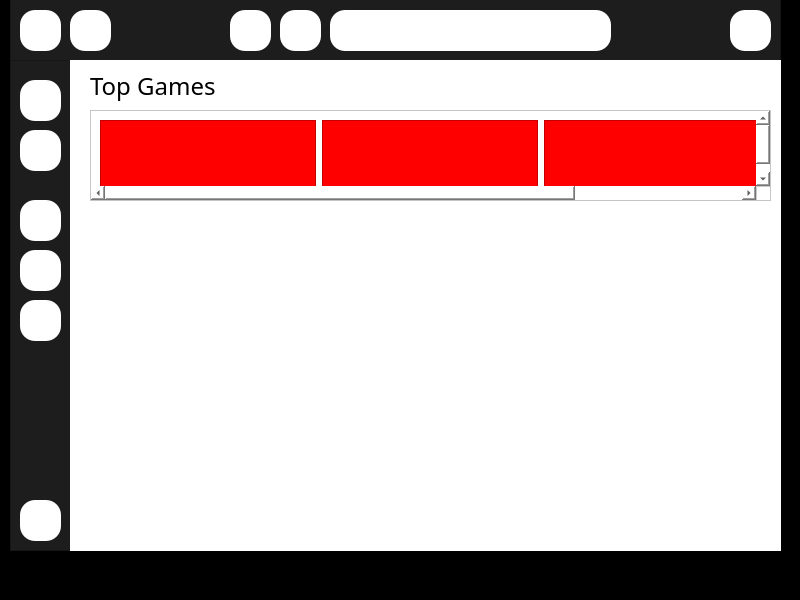
<?xml version="1.0" encoding="UTF-8"?>
<ui version="4.0">
 <class>MainWindow</class>
 <widget class="QMainWindow" name="MainWindow">
  <property name="geometry">
   <rect>
    <x>0</x>
    <y>0</y>
    <width>800</width>
    <height>600</height>
   </rect>
  </property>
  <property name="windowTitle">
   <string>MainWindow</string>
  </property>
  <property name="styleSheet">
   <string notr="true">background-color:black</string>
  </property>
  <widget class="QWidget" name="centralwidget">
   <widget class="QFrame" name="frame">
    <property name="geometry">
     <rect>
      <x>10</x>
      <y>40</y>
      <width>61</width>
      <height>511</height>
     </rect>
    </property>
    <property name="styleSheet">
     <string notr="true">background-color:rgb(29,29,29);</string>
    </property>
    <property name="frameShape">
     <enum>QFrame::StyledPanel</enum>
    </property>
    <property name="frameShadow">
     <enum>QFrame::Raised</enum>
    </property>
    <widget class="QPushButton" name="pushButton">
     <property name="geometry">
      <rect>
       <x>10</x>
       <y>10</y>
       <width>41</width>
       <height>41</height>
      </rect>
     </property>
     <property name="styleSheet">
      <string notr="true">background-color:white;
border-radius:15px;</string>
     </property>
     <property name="text">
      <string/>
     </property>
     <property name="icon">
      <iconset>
       <normaloff>../../../Downloads/2849819_multimedia_construction_building_home_house_icon.png</normaloff>../../../Downloads/2849819_multimedia_construction_building_home_house_icon.png</iconset>
     </property>
     <property name="iconSize">
      <size>
       <width>32</width>
       <height>32</height>
      </size>
     </property>
    </widget>
    <widget class="QPushButton" name="pushButton_2">
     <property name="geometry">
      <rect>
       <x>10</x>
       <y>60</y>
       <width>41</width>
       <height>41</height>
      </rect>
     </property>
     <property name="styleSheet">
      <string notr="true">background-color:white;
border-radius:15px;</string>
     </property>
     <property name="text">
      <string/>
     </property>
     <property name="icon">
      <iconset>
       <normaloff>../../../Downloads/3844432_magnifier_search_zoom_icon.png</normaloff>../../../Downloads/3844432_magnifier_search_zoom_icon.png</iconset>
     </property>
     <property name="iconSize">
      <size>
       <width>32</width>
       <height>32</height>
      </size>
     </property>
    </widget>
    <widget class="QPushButton" name="pushButton_3">
     <property name="geometry">
      <rect>
       <x>10</x>
       <y>130</y>
       <width>41</width>
       <height>41</height>
      </rect>
     </property>
     <property name="styleSheet">
      <string notr="true">background-color:white;
border-radius:15px;</string>
     </property>
     <property name="text">
      <string/>
     </property>
     <property name="icon">
      <iconset>
       <normaloff>../../../Downloads/Remove-bg.ai_1729421014492.png</normaloff>../../../Downloads/Remove-bg.ai_1729421014492.png</iconset>
     </property>
     <property name="iconSize">
      <size>
       <width>80</width>
       <height>80</height>
      </size>
     </property>
    </widget>
    <widget class="QPushButton" name="pushButton_4">
     <property name="geometry">
      <rect>
       <x>10</x>
       <y>180</y>
       <width>41</width>
       <height>41</height>
      </rect>
     </property>
     <property name="styleSheet">
      <string notr="true">background-color:white;
border-radius:15px;</string>
     </property>
     <property name="text">
      <string/>
     </property>
     <property name="icon">
      <iconset>
       <normaloff>../../../Downloads/2849819_multimedia_construction_building_home_house_icon.png</normaloff>../../../Downloads/2849819_multimedia_construction_building_home_house_icon.png</iconset>
     </property>
     <property name="iconSize">
      <size>
       <width>32</width>
       <height>32</height>
      </size>
     </property>
    </widget>
    <widget class="QPushButton" name="pushButton_5">
     <property name="geometry">
      <rect>
       <x>10</x>
       <y>230</y>
       <width>41</width>
       <height>41</height>
      </rect>
     </property>
     <property name="styleSheet">
      <string notr="true">background-color:white;
border-radius:15px;</string>
     </property>
     <property name="text">
      <string/>
     </property>
     <property name="icon">
      <iconset>
       <normaloff>../../../Downloads/2849819_multimedia_construction_building_home_house_icon.png</normaloff>../../../Downloads/2849819_multimedia_construction_building_home_house_icon.png</iconset>
     </property>
     <property name="iconSize">
      <size>
       <width>32</width>
       <height>32</height>
      </size>
     </property>
    </widget>
    <widget class="QPushButton" name="pushButton_6">
     <property name="geometry">
      <rect>
       <x>10</x>
       <y>460</y>
       <width>41</width>
       <height>41</height>
      </rect>
     </property>
     <property name="styleSheet">
      <string notr="true">background-color:white;
border-radius:15px;</string>
     </property>
     <property name="text">
      <string/>
     </property>
     <property name="icon">
      <iconset>
       <normaloff>../../../Downloads/2849819_multimedia_construction_building_home_house_icon.png</normaloff>../../../Downloads/2849819_multimedia_construction_building_home_house_icon.png</iconset>
     </property>
     <property name="iconSize">
      <size>
       <width>32</width>
       <height>32</height>
      </size>
     </property>
    </widget>
    <widget class="QFrame" name="frame_2">
     <property name="geometry">
      <rect>
       <x>0</x>
       <y>0</y>
       <width>61</width>
       <height>511</height>
      </rect>
     </property>
     <property name="styleSheet">
      <string notr="true">background-color:rgb(29,29,29);</string>
     </property>
     <property name="frameShape">
      <enum>QFrame::StyledPanel</enum>
     </property>
     <property name="frameShadow">
      <enum>QFrame::Raised</enum>
     </property>
     <widget class="QPushButton" name="pushButton_7">
      <property name="geometry">
       <rect>
        <x>10</x>
        <y>10</y>
        <width>41</width>
        <height>41</height>
       </rect>
      </property>
      <property name="styleSheet">
       <string notr="true">background-color:white;
border-radius:15px;</string>
      </property>
      <property name="text">
       <string/>
      </property>
      <property name="icon">
       <iconset>
        <normaloff>../../../Downloads/2849819_multimedia_construction_building_home_house_icon.png</normaloff>../../../Downloads/2849819_multimedia_construction_building_home_house_icon.png</iconset>
      </property>
      <property name="iconSize">
       <size>
        <width>32</width>
        <height>32</height>
       </size>
      </property>
     </widget>
     <widget class="QPushButton" name="pushButton_8">
      <property name="geometry">
       <rect>
        <x>10</x>
        <y>60</y>
        <width>41</width>
        <height>41</height>
       </rect>
      </property>
      <property name="styleSheet">
       <string notr="true">background-color:white;
border-radius:15px;</string>
      </property>
      <property name="text">
       <string/>
      </property>
      <property name="icon">
       <iconset>
        <normaloff>../../../Downloads/3844432_magnifier_search_zoom_icon.png</normaloff>../../../Downloads/3844432_magnifier_search_zoom_icon.png</iconset>
      </property>
      <property name="iconSize">
       <size>
        <width>32</width>
        <height>32</height>
       </size>
      </property>
     </widget>
     <widget class="QPushButton" name="pushButton_9">
      <property name="geometry">
       <rect>
        <x>10</x>
        <y>130</y>
        <width>41</width>
        <height>41</height>
       </rect>
      </property>
      <property name="styleSheet">
       <string notr="true">background-color:white;
border-radius:15px;</string>
      </property>
      <property name="text">
       <string/>
      </property>
      <property name="icon">
       <iconset>
        <normaloff>../../../Downloads/Remove-bg.ai_1729421014492.png</normaloff>../../../Downloads/Remove-bg.ai_1729421014492.png</iconset>
      </property>
      <property name="iconSize">
       <size>
        <width>80</width>
        <height>80</height>
       </size>
      </property>
     </widget>
     <widget class="QPushButton" name="pushButton_10">
      <property name="geometry">
       <rect>
        <x>10</x>
        <y>180</y>
        <width>41</width>
        <height>41</height>
       </rect>
      </property>
      <property name="styleSheet">
       <string notr="true">background-color:white;
border-radius:15px;</string>
      </property>
      <property name="text">
       <string/>
      </property>
      <property name="icon">
       <iconset>
        <normaloff>../../../Downloads/2849819_multimedia_construction_building_home_house_icon.png</normaloff>../../../Downloads/2849819_multimedia_construction_building_home_house_icon.png</iconset>
      </property>
      <property name="iconSize">
       <size>
        <width>32</width>
        <height>32</height>
       </size>
      </property>
     </widget>
     <widget class="QPushButton" name="pushButton_11">
      <property name="geometry">
       <rect>
        <x>10</x>
        <y>230</y>
        <width>41</width>
        <height>41</height>
       </rect>
      </property>
      <property name="styleSheet">
       <string notr="true">background-color:white;
border-radius:15px;</string>
      </property>
      <property name="text">
       <string/>
      </property>
      <property name="icon">
       <iconset>
        <normaloff>../../../Downloads/2849819_multimedia_construction_building_home_house_icon.png</normaloff>../../../Downloads/2849819_multimedia_construction_building_home_house_icon.png</iconset>
      </property>
      <property name="iconSize">
       <size>
        <width>32</width>
        <height>32</height>
       </size>
      </property>
     </widget>
     <widget class="QPushButton" name="pushButton_12">
      <property name="geometry">
       <rect>
        <x>10</x>
        <y>460</y>
        <width>41</width>
        <height>41</height>
       </rect>
      </property>
      <property name="styleSheet">
       <string notr="true">background-color:white;
border-radius:15px;</string>
      </property>
      <property name="text">
       <string/>
      </property>
      <property name="icon">
       <iconset>
        <normaloff>../../../Downloads/2849819_multimedia_construction_building_home_house_icon.png</normaloff>../../../Downloads/2849819_multimedia_construction_building_home_house_icon.png</iconset>
      </property>
      <property name="iconSize">
       <size>
        <width>32</width>
        <height>32</height>
       </size>
      </property>
     </widget>
     <widget class="QFrame" name="frame_3">
      <property name="geometry">
       <rect>
        <x>0</x>
        <y>0</y>
        <width>61</width>
        <height>511</height>
       </rect>
      </property>
      <property name="styleSheet">
       <string notr="true">background-color:rgb(29,29,29);</string>
      </property>
      <property name="frameShape">
       <enum>QFrame::StyledPanel</enum>
      </property>
      <property name="frameShadow">
       <enum>QFrame::Raised</enum>
      </property>
      <widget class="QPushButton" name="pushButton_13">
       <property name="geometry">
        <rect>
         <x>10</x>
         <y>10</y>
         <width>41</width>
         <height>41</height>
        </rect>
       </property>
       <property name="styleSheet">
        <string notr="true">background-color:white;
border-radius:15px;</string>
       </property>
       <property name="text">
        <string/>
       </property>
       <property name="icon">
        <iconset>
         <normaloff>../../../Downloads/2849819_multimedia_construction_building_home_house_icon.png</normaloff>../../../Downloads/2849819_multimedia_construction_building_home_house_icon.png</iconset>
       </property>
       <property name="iconSize">
        <size>
         <width>32</width>
         <height>32</height>
        </size>
       </property>
      </widget>
      <widget class="QPushButton" name="pushButton_14">
       <property name="geometry">
        <rect>
         <x>10</x>
         <y>60</y>
         <width>41</width>
         <height>41</height>
        </rect>
       </property>
       <property name="styleSheet">
        <string notr="true">background-color:white;
border-radius:15px;</string>
       </property>
       <property name="text">
        <string/>
       </property>
       <property name="icon">
        <iconset>
         <normaloff>../../../Downloads/3844432_magnifier_search_zoom_icon.png</normaloff>../../../Downloads/3844432_magnifier_search_zoom_icon.png</iconset>
       </property>
       <property name="iconSize">
        <size>
         <width>32</width>
         <height>32</height>
        </size>
       </property>
      </widget>
      <widget class="QPushButton" name="pushButton_15">
       <property name="geometry">
        <rect>
         <x>10</x>
         <y>130</y>
         <width>41</width>
         <height>41</height>
        </rect>
       </property>
       <property name="styleSheet">
        <string notr="true">background-color:white;
border-radius:15px;</string>
       </property>
       <property name="text">
        <string/>
       </property>
       <property name="icon">
        <iconset>
         <normaloff>../../../Downloads/Remove-bg.ai_1729421014492.png</normaloff>../../../Downloads/Remove-bg.ai_1729421014492.png</iconset>
       </property>
       <property name="iconSize">
        <size>
         <width>80</width>
         <height>80</height>
        </size>
       </property>
      </widget>
      <widget class="QPushButton" name="pushButton_16">
       <property name="geometry">
        <rect>
         <x>10</x>
         <y>180</y>
         <width>41</width>
         <height>41</height>
        </rect>
       </property>
       <property name="styleSheet">
        <string notr="true">background-color:white;
border-radius:15px;</string>
       </property>
       <property name="text">
        <string/>
       </property>
       <property name="icon">
        <iconset>
         <normaloff>../../../Downloads/2849819_multimedia_construction_building_home_house_icon.png</normaloff>../../../Downloads/2849819_multimedia_construction_building_home_house_icon.png</iconset>
       </property>
       <property name="iconSize">
        <size>
         <width>32</width>
         <height>32</height>
        </size>
       </property>
      </widget>
      <widget class="QPushButton" name="pushButton_17">
       <property name="geometry">
        <rect>
         <x>10</x>
         <y>230</y>
         <width>41</width>
         <height>41</height>
        </rect>
       </property>
       <property name="styleSheet">
        <string notr="true">background-color:white;
border-radius:15px;</string>
       </property>
       <property name="text">
        <string/>
       </property>
       <property name="icon">
        <iconset>
         <normaloff>../../../Downloads/2849819_multimedia_construction_building_home_house_icon.png</normaloff>../../../Downloads/2849819_multimedia_construction_building_home_house_icon.png</iconset>
       </property>
       <property name="iconSize">
        <size>
         <width>32</width>
         <height>32</height>
        </size>
       </property>
      </widget>
      <widget class="QPushButton" name="pushButton_18">
       <property name="geometry">
        <rect>
         <x>10</x>
         <y>460</y>
         <width>41</width>
         <height>41</height>
        </rect>
       </property>
       <property name="styleSheet">
        <string notr="true">background-color:white;
border-radius:15px;</string>
       </property>
       <property name="text">
        <string/>
       </property>
       <property name="icon">
        <iconset>
         <normaloff>../../../Downloads/2849819_multimedia_construction_building_home_house_icon.png</normaloff>../../../Downloads/2849819_multimedia_construction_building_home_house_icon.png</iconset>
       </property>
       <property name="iconSize">
        <size>
         <width>32</width>
         <height>32</height>
        </size>
       </property>
      </widget>
      <widget class="QFrame" name="frame_4">
       <property name="geometry">
        <rect>
         <x>0</x>
         <y>0</y>
         <width>61</width>
         <height>511</height>
        </rect>
       </property>
       <property name="styleSheet">
        <string notr="true">background-color:rgb(29,29,29);</string>
       </property>
       <property name="frameShape">
        <enum>QFrame::StyledPanel</enum>
       </property>
       <property name="frameShadow">
        <enum>QFrame::Raised</enum>
       </property>
       <widget class="QPushButton" name="pushButton_19">
        <property name="geometry">
         <rect>
          <x>10</x>
          <y>40</y>
          <width>41</width>
          <height>41</height>
         </rect>
        </property>
        <property name="styleSheet">
         <string notr="true">background-color:white;
border-radius:15px;</string>
        </property>
        <property name="text">
         <string/>
        </property>
        <property name="icon">
         <iconset>
          <normaloff>../../../Downloads/2849819_multimedia_construction_building_home_house_icon.png</normaloff>../../../Downloads/2849819_multimedia_construction_building_home_house_icon.png</iconset>
        </property>
        <property name="iconSize">
         <size>
          <width>32</width>
          <height>32</height>
         </size>
        </property>
       </widget>
       <widget class="QPushButton" name="pushButton_20">
        <property name="geometry">
         <rect>
          <x>10</x>
          <y>90</y>
          <width>41</width>
          <height>41</height>
         </rect>
        </property>
        <property name="styleSheet">
         <string notr="true">background-color:white;
border-radius:15px;</string>
        </property>
        <property name="text">
         <string/>
        </property>
        <property name="icon">
         <iconset>
          <normaloff>../../../Downloads/3844432_magnifier_search_zoom_icon.png</normaloff>../../../Downloads/3844432_magnifier_search_zoom_icon.png</iconset>
        </property>
        <property name="iconSize">
         <size>
          <width>32</width>
          <height>32</height>
         </size>
        </property>
       </widget>
       <widget class="QPushButton" name="pushButton_21">
        <property name="geometry">
         <rect>
          <x>10</x>
          <y>160</y>
          <width>41</width>
          <height>41</height>
         </rect>
        </property>
        <property name="styleSheet">
         <string notr="true">background-color:white;
border-radius:15px;</string>
        </property>
        <property name="text">
         <string/>
        </property>
        <property name="icon">
         <iconset>
          <normaloff>../../../Downloads/Remove-bg.ai_1729421014492.png</normaloff>../../../Downloads/Remove-bg.ai_1729421014492.png</iconset>
        </property>
        <property name="iconSize">
         <size>
          <width>80</width>
          <height>80</height>
         </size>
        </property>
       </widget>
       <widget class="QPushButton" name="pushButton_22">
        <property name="geometry">
         <rect>
          <x>10</x>
          <y>210</y>
          <width>41</width>
          <height>41</height>
         </rect>
        </property>
        <property name="styleSheet">
         <string notr="true">background-color:white;
border-radius:15px;</string>
        </property>
        <property name="text">
         <string/>
        </property>
        <property name="icon">
         <iconset>
          <normaloff>../../../Downloads/Remove-bg.ai_1729422202464.png</normaloff>../../../Downloads/Remove-bg.ai_1729422202464.png</iconset>
        </property>
        <property name="iconSize">
         <size>
          <width>38</width>
          <height>38</height>
         </size>
        </property>
       </widget>
       <widget class="QPushButton" name="pushButton_23">
        <property name="geometry">
         <rect>
          <x>10</x>
          <y>260</y>
          <width>41</width>
          <height>41</height>
         </rect>
        </property>
        <property name="styleSheet">
         <string notr="true">background-color:white;
border-radius:15px;</string>
        </property>
        <property name="text">
         <string/>
        </property>
        <property name="icon">
         <iconset>
          <normaloff>../../../Downloads/Remove-bg.ai_1729422327330.png</normaloff>../../../Downloads/Remove-bg.ai_1729422327330.png</iconset>
        </property>
        <property name="iconSize">
         <size>
          <width>32</width>
          <height>32</height>
         </size>
        </property>
       </widget>
       <widget class="QPushButton" name="pushButton_24">
        <property name="geometry">
         <rect>
          <x>10</x>
          <y>460</y>
          <width>41</width>
          <height>41</height>
         </rect>
        </property>
        <property name="styleSheet">
         <string notr="true">background-color:white;
border-radius:15px;</string>
        </property>
        <property name="text">
         <string/>
        </property>
        <property name="icon">
         <iconset>
          <normaloff>../../../Downloads/2849819_multimedia_construction_building_home_house_icon.png</normaloff>../../../Downloads/2849819_multimedia_construction_building_home_house_icon.png</iconset>
        </property>
        <property name="iconSize">
         <size>
          <width>32</width>
          <height>32</height>
         </size>
        </property>
       </widget>
      </widget>
     </widget>
    </widget>
   </widget>
   <widget class="QFrame" name="frame_5">
    <property name="geometry">
     <rect>
      <x>10</x>
      <y>-10</y>
      <width>771</width>
      <height>71</height>
     </rect>
    </property>
    <property name="styleSheet">
     <string notr="true">background-color:rgb(29,29,29);</string>
    </property>
    <property name="frameShape">
     <enum>QFrame::StyledPanel</enum>
    </property>
    <property name="frameShadow">
     <enum>QFrame::Raised</enum>
    </property>
    <widget class="QPushButton" name="pushButton_25">
     <property name="geometry">
      <rect>
       <x>10</x>
       <y>20</y>
       <width>41</width>
       <height>41</height>
      </rect>
     </property>
     <property name="styleSheet">
      <string notr="true">background-color:white;
border-radius:15px;</string>
     </property>
     <property name="text">
      <string/>
     </property>
     <property name="icon">
      <iconset>
       <normaloff>../../../Downloads/2849819_multimedia_construction_building_home_house_icon.png</normaloff>../../../Downloads/2849819_multimedia_construction_building_home_house_icon.png</iconset>
     </property>
     <property name="iconSize">
      <size>
       <width>32</width>
       <height>32</height>
      </size>
     </property>
    </widget>
    <widget class="QPushButton" name="pushButton_26">
     <property name="geometry">
      <rect>
       <x>60</x>
       <y>20</y>
       <width>41</width>
       <height>41</height>
      </rect>
     </property>
     <property name="styleSheet">
      <string notr="true">background-color:white;
border-radius:15px;</string>
     </property>
     <property name="text">
      <string/>
     </property>
     <property name="icon">
      <iconset>
       <normaloff>../../../Downloads/2849819_multimedia_construction_building_home_house_icon.png</normaloff>../../../Downloads/2849819_multimedia_construction_building_home_house_icon.png</iconset>
     </property>
     <property name="iconSize">
      <size>
       <width>32</width>
       <height>32</height>
      </size>
     </property>
    </widget>
    <widget class="QPushButton" name="pushButton_27">
     <property name="geometry">
      <rect>
       <x>220</x>
       <y>20</y>
       <width>41</width>
       <height>41</height>
      </rect>
     </property>
     <property name="styleSheet">
      <string notr="true">background-color:white;
border-radius:15px;</string>
     </property>
     <property name="text">
      <string/>
     </property>
     <property name="icon">
      <iconset>
       <normaloff>../../../Downloads/2849819_multimedia_construction_building_home_house_icon.png</normaloff>../../../Downloads/2849819_multimedia_construction_building_home_house_icon.png</iconset>
     </property>
     <property name="iconSize">
      <size>
       <width>32</width>
       <height>32</height>
      </size>
     </property>
    </widget>
    <widget class="QPushButton" name="pushButton_28">
     <property name="geometry">
      <rect>
       <x>270</x>
       <y>20</y>
       <width>41</width>
       <height>41</height>
      </rect>
     </property>
     <property name="styleSheet">
      <string notr="true">background-color:white;
border-radius:15px;</string>
     </property>
     <property name="text">
      <string/>
     </property>
     <property name="icon">
      <iconset>
       <normaloff>../../../Downloads/3844432_magnifier_search_zoom_icon.png</normaloff>../../../Downloads/3844432_magnifier_search_zoom_icon.png</iconset>
     </property>
     <property name="iconSize">
      <size>
       <width>32</width>
       <height>32</height>
      </size>
     </property>
    </widget>
    <widget class="QPushButton" name="pushButton_29">
     <property name="geometry">
      <rect>
       <x>320</x>
       <y>20</y>
       <width>281</width>
       <height>41</height>
      </rect>
     </property>
     <property name="styleSheet">
      <string notr="true">background-color:white;
border-radius:15px;</string>
     </property>
     <property name="text">
      <string/>
     </property>
     <property name="icon">
      <iconset>
       <normaloff>../../../Downloads/2849819_multimedia_construction_building_home_house_icon.png</normaloff>../../../Downloads/2849819_multimedia_construction_building_home_house_icon.png</iconset>
     </property>
     <property name="iconSize">
      <size>
       <width>32</width>
       <height>32</height>
      </size>
     </property>
    </widget>
    <widget class="QPushButton" name="pushButton_30">
     <property name="geometry">
      <rect>
       <x>720</x>
       <y>20</y>
       <width>41</width>
       <height>41</height>
      </rect>
     </property>
     <property name="styleSheet">
      <string notr="true">background-color:white;
border-radius:15px;</string>
     </property>
     <property name="text">
      <string/>
     </property>
     <property name="icon">
      <iconset>
       <normaloff>../../../Downloads/2849819_multimedia_construction_building_home_house_icon.png</normaloff>../../../Downloads/2849819_multimedia_construction_building_home_house_icon.png</iconset>
     </property>
     <property name="iconSize">
      <size>
       <width>32</width>
       <height>32</height>
      </size>
     </property>
    </widget>
   </widget>
   <widget class="QStackedWidget" name="stackedWidget">
    <property name="geometry">
     <rect>
      <x>70</x>
      <y>60</y>
      <width>711</width>
      <height>491</height>
     </rect>
    </property>
    <property name="styleSheet">
     <string notr="true">background-color:white</string>
    </property>
    <widget class="QWidget" name="page">
     <widget class="QLabel" name="label">
      <property name="geometry">
       <rect>
        <x>20</x>
        <y>10</y>
        <width>251</width>
        <height>31</height>
       </rect>
      </property>
      <property name="font">
       <font>
        <family>Press Start 2P</family>
        <pointsize>18</pointsize>
       </font>
      </property>
      <property name="text">
       <string>Top Games</string>
      </property>
     </widget>
     <widget class="QScrollArea" name="scrollArea">
      <property name="geometry">
       <rect>
        <x>20</x>
        <y>50</y>
        <width>681</width>
        <height>91</height>
       </rect>
      </property>
      <property name="minimumSize">
       <size>
        <width>681</width>
        <height>91</height>
       </size>
      </property>
      <property name="maximumSize">
       <size>
        <width>681</width>
        <height>91</height>
       </size>
      </property>
      <property name="widgetResizable">
       <bool>true</bool>
      </property>
      <widget class="QWidget" name="scrollAreaWidgetContents">
       <property name="geometry">
        <rect>
         <x>0</x>
         <y>0</y>
         <width>900</width>
         <height>89</height>
        </rect>
       </property>
       <layout class="QHBoxLayout" name="horizontalLayout">
        <item>
         <widget class="QFrame" name="frame_6">
          <property name="minimumSize">
           <size>
            <width>216</width>
            <height>71</height>
           </size>
          </property>
          <property name="maximumSize">
           <size>
            <width>216</width>
            <height>71</height>
           </size>
          </property>
          <property name="styleSheet">
           <string notr="true">background-color:red;</string>
          </property>
          <property name="frameShape">
           <enum>QFrame::StyledPanel</enum>
          </property>
          <property name="frameShadow">
           <enum>QFrame::Raised</enum>
          </property>
         </widget>
        </item>
        <item>
         <widget class="QFrame" name="frame_8">
          <property name="minimumSize">
           <size>
            <width>216</width>
            <height>71</height>
           </size>
          </property>
          <property name="maximumSize">
           <size>
            <width>216</width>
            <height>71</height>
           </size>
          </property>
          <property name="styleSheet">
           <string notr="true">background-color:red;</string>
          </property>
          <property name="frameShape">
           <enum>QFrame::StyledPanel</enum>
          </property>
          <property name="frameShadow">
           <enum>QFrame::Raised</enum>
          </property>
         </widget>
        </item>
        <item>
         <widget class="QFrame" name="frame_7">
          <property name="minimumSize">
           <size>
            <width>216</width>
            <height>71</height>
           </size>
          </property>
          <property name="maximumSize">
           <size>
            <width>216</width>
            <height>71</height>
           </size>
          </property>
          <property name="styleSheet">
           <string notr="true">background-color:red;</string>
          </property>
          <property name="frameShape">
           <enum>QFrame::StyledPanel</enum>
          </property>
          <property name="frameShadow">
           <enum>QFrame::Raised</enum>
          </property>
         </widget>
        </item>
        <item>
         <widget class="QFrame" name="frame_9">
          <property name="minimumSize">
           <size>
            <width>216</width>
            <height>71</height>
           </size>
          </property>
          <property name="maximumSize">
           <size>
            <width>216</width>
            <height>71</height>
           </size>
          </property>
          <property name="styleSheet">
           <string notr="true">background-color:red;</string>
          </property>
          <property name="frameShape">
           <enum>QFrame::StyledPanel</enum>
          </property>
          <property name="frameShadow">
           <enum>QFrame::Raised</enum>
          </property>
         </widget>
        </item>
       </layout>
      </widget>
     </widget>
    </widget>
    <widget class="QWidget" name="page_2"/>
   </widget>
  </widget>
  <widget class="QMenuBar" name="menubar">
   <property name="geometry">
    <rect>
     <x>0</x>
     <y>0</y>
     <width>800</width>
     <height>21</height>
    </rect>
   </property>
  </widget>
  <widget class="QStatusBar" name="statusbar"/>
 </widget>
 <resources/>
 <connections/>
</ui>
